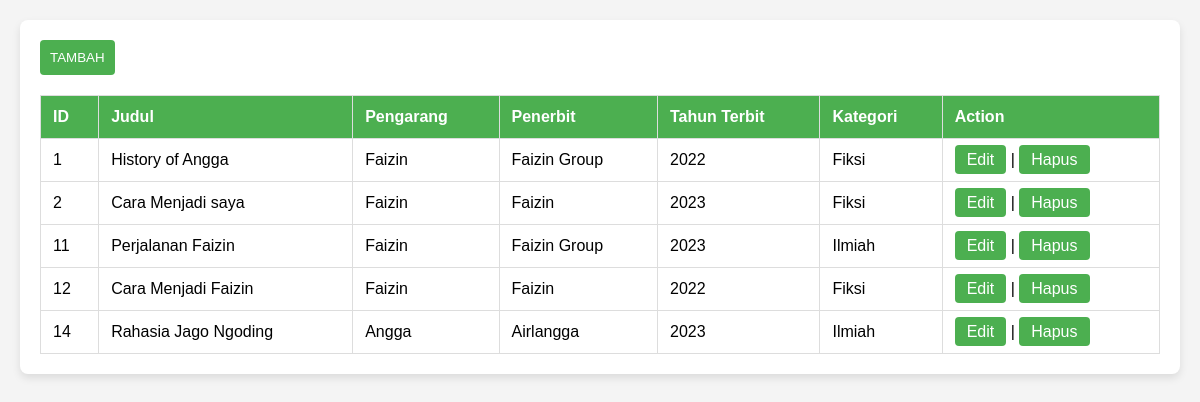
The page /buku/index.php on the database its author committed.
### tables this page shows
CREATE TABLE `buku` (
  `buku_id` INT(11) NOT NULL,
  `judul` VARCHAR(100) DEFAULT NULL,
  `pengarang` VARCHAR(100) DEFAULT NULL,
  `penerbit` VARCHAR(100) DEFAULT NULL,
  `tahun_terbit` INT(11) DEFAULT NULL,
  `sinopsis` TEXT DEFAULT NULL,
  `kategori_id` INT(11) DEFAULT NULL
);

CREATE TABLE `kategori` (
  `kategori_id` INT(11) NOT NULL,
  `nama_kategori` VARCHAR(50) DEFAULT NULL
);

### buku/index.php (the view, shortened to what this page needs)
<!DOCTYPE html>
<html lang="en">
<head>
</head>
<body>
    <div class="book-list">
        <?php
        include '../koneksi.php';
        $sql = "SELECT buku.*, kategori.* FROM buku LEFT JOIN kategori ON buku.kategori_id=kategori.kategori_id";
        $result = $mysqli->query($sql);
        echo "<a href='create.php'><button class='add-button'>TAMBAH</button></a>";
        if ($result->num_rows > 0) {
            echo "<table class='book-table'>";
            echo "<tr><th>ID</th><th>Judul</th><th>Pengarang</th><th>Penerbit</th><th>Tahun Terbit</th><th>Kategori</th><th>Action</th></tr>";
            while ($row = $result->fetch_assoc()) {
                echo "<tr>";
                echo "<td>".$row["buku_id"]."</td>";
                echo "<td>".$row["judul"]."</td>";
                echo "<td>".$row["pengarang"]."</td>";
                echo "<td>".$row["penerbit"]."</td>";
                echo "<td>".$row["tahun_terbit"]."</td>";
                echo "<td>".$row["nama_kategori"]."</td>";
                echo "<td class='action-links'><a href='update.php?id=".$row["buku_id"]."'>Edit</a> | <a href='delete.php?id=".$row["buku_id"]."'>Hapus</a></td>";
                echo "</tr>";
            }
            echo "</table>";
        } else {
            echo "Tidak ada data buku.";
        }
        ?>
    </div>
</body>
</html>

### buku/index.php (style rules this page uses)
body { font-family: 'Arial', sans-serif; background-color: #f4f4f4; margin: 0; padding: 0; }
.book-list { margin: 20px; padding: 20px; background-color: #fff; border-radius: 8px; box-shadow: 0 4px 8px rgba(0, 0, 0, 0.1); }
.add-button { background-color: #4CAF50; color: white; padding: 10px; border: none; border-radius: 4px; cursor: pointer; }
.book-table { width: 100%; border-collapse: collapse; margin-top: 20px; }
.book-table th, .book-table td { border: 1px solid #ddd; padding: 12px; text-align: left; }
.book-table th { background-color: #4CAF50; color: white; }
.action-links a { text-decoration: none; padding: 6px 12px; background-color: #4CAF50; color: white; border-radius: 4px; }

### rows shown on the page
buku: buku_id "1", judul "History of Angga", pengarang "Faizin", penerbit "Faizin Group", tahun_terbit "2022", kategori.nama_kategori "Fiksi"
buku: buku_id "2", judul "Cara Menjadi saya", pengarang "Faizin", penerbit "Faizin", tahun_terbit "2023", kategori.nama_kategori "Fiksi"
buku: buku_id "11", judul "Perjalanan Faizin", pengarang "Faizin", penerbit "Faizin Group", tahun_terbit "2023", kategori.nama_kategori "Ilmiah"
buku: buku_id "12", judul "Cara Menjadi Faizin", pengarang "Faizin", penerbit "Faizin", tahun_terbit "2022", kategori.nama_kategori "Fiksi"
buku: buku_id "14", judul "Rahasia Jago Ngoding", pengarang "Angga", penerbit "Airlangga", tahun_terbit "2023", kategori.nama_kategori "Ilmiah"
